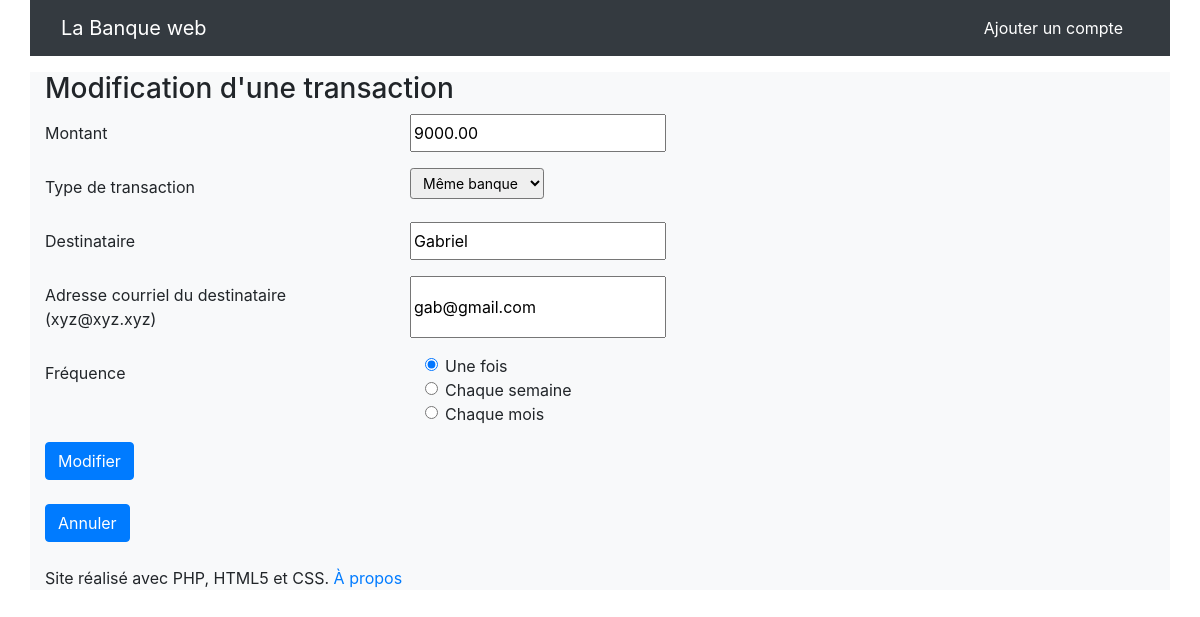
Page /index.php?action=modifier&id=13 on the committed database.
### tables this page shows
CREATE TABLE `transactions` (
  `id` int(11) NOT NULL,
  `montant` decimal(10,2) NOT NULL,
  `type_transaction` varchar(255) NOT NULL,
  `destinataire` varchar(255) NOT NULL,
  `courrielDestinataire` varchar(255) NOT NULL,
  `frequence` varchar(255) NOT NULL,
  `id_compte` int(11) NOT NULL
);

### Controleur/Controleur.php (called while the page is built, shortened)
<?php
require 'Modele/modele.php';
function modifier($id)
{
    $transaction = getTransaction($id);
    require 'Vue/vueModifier.php';
}

### Modele/modele.php (called while the page is built, shortened)
<?php
function getBdd()
{
    $bdd = new PDO('mysql:host=localhost;dbname=banque_web;charset=utf8', 'root', 'mysql', array(PDO::ATTR_ERRMODE => PDO::ERRMODE_EXCEPTION));
    return $bdd;
}
function getTransaction($id)
{
    $bdd = getBdd();
    $transaction = $bdd->prepare('select id, montant, type_transaction, destinataire, courrielDestinataire, frequence, id_compte from transactions where id=?');
    $transaction->execute(array($id));
    if ($transaction->rowCount() == 1)
        return $transaction->fetch();
    else
        throw new Exception("Aucune transaction ne correspond à l'identifiant '$id'");
    return $transaction;
}

### Vue/vueModifier.php (the view, shortened to what this page needs)
<article>
    <header>
        <p>
        <h3>
            Modification d'une transaction
        </h3>
    </header>
</article>
<form action="index.php?action=appliquerModification" method="post">
    <div>
        <div class="form-group row">
            <label for="montant" class="col-sm-4 col-form-label">Montant </label><input type="text" name="montant"
                                                                                        id="auto"
                                                                                        value="<?= $transaction['montant']; ?>"/>
        </div>
        <div class="form-group row">
            <label for="type_transaction" class="col-sm-4 col-form-label">Type de transaction </label>
            <select class="form-control-sm" name="type_transaction">
                <option value="Même banque" <?= $transaction['type_transaction'] == 'Même banque' ? ' selected="selected"' : ''; ?>>
                    Même banque
                </option>
            </select>
        </div>
        <div class="form-group row">
            <label for="destinataire" class="col-sm-4 col-form-label">Destinataire </label><input id="destinataire"
                                                                                                  name="destinataire"
                                                                                                  type="text"
                                                                                                  value="<?= $transaction['destinataire']; ?>"/>
        </div>
        <div class="form-group row">
            <label for="courrielDestinataire" class="col-sm-4 col-form-label">Adresse courriel du
                destinataire (xyz@xyz.xyz) </label><input id="courrielDestinataire"
                                                          name="courrielDestinataire"
                                                          type="text"
                                                          value="<?= $transaction['courrielDestinataire']; ?>"/>
            <div class="col-sm-3">
            </div>
        </div>
        <fieldset class="form-group">
            <div class="row">
                <label for="frequence" class="col-sm-4 col-form-label">Fréquence </label>
                <div class="col-sm-3">
                    <div class="form-check">
                        <input class="form-check-input" type="radio" name="frequence" value="Une fois" id="uneFois"
                            <?= $transaction['frequence'] == 'Une fois' ? ' checked="checked"' : ''; ?>/>
                        <label class="form-check-label" for="uneFois">Une fois</label>
                    </div>
                    <div class="form-check">
                        <input class="form-check-input" type="radio" name="frequence" value="Chaque semaine"
                               id="semaine" <?= $transaction['frequence'] == 'Chaque semaine' ? ' checked="checked"' : ''; ?>/>
                        <label class="form-check-label" for="semaine">Chaque semaine</label>
                    </div>
                    <div class="form-check ">
                        <input class="form-check-input" type="radio" name="frequence" value="Chaque mois"
                               id="mois" <?= $transaction['frequence'] == 'Chaque mois' ? ' checked="checked"' : ''; ?>/>
                        <label class="form-check-label" for="mois">Chaque mois</label>
                    </div>
                </div>
            </div>
        </fieldset>
        <input class="btn btn-primary" type="submit" value="Modifier"/>
    </div>
</form>
<br>
<form action="index.php" method="get">
    <input class="btn btn-primary" type="submit" value="Annuler"/>
</form>
<?php require 'Vue/gabarit.php'; ?>

### rows in the picture
transactions: montant "9000.00", type_transaction "Même banque", destinataire "Gabriel", courrielDestinataire "gab@gmail.com", frequence "☑ Une fois", frequence "☐ Chaque semaine", frequence "☐ Chaque mois"
